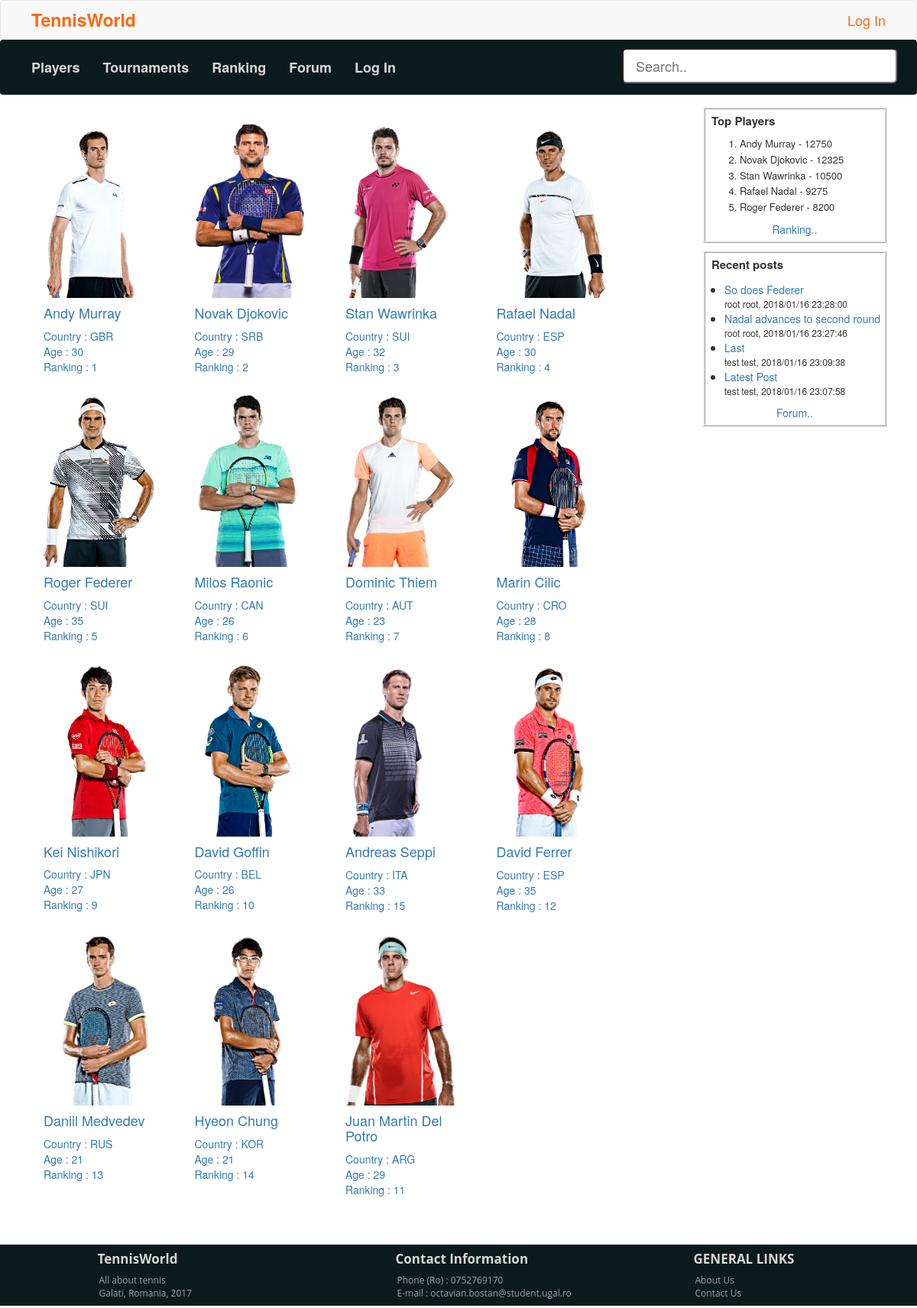
Page /players.php on the committed database.
### tables this page shows
CREATE TABLE `player` (
  `player_id` int(11) NOT NULL AUTO_INCREMENT,
  `first_name` varchar(32) DEFAULT NULL,
  `last_name` varchar(32) DEFAULT NULL,
  `country` varchar(20) NOT NULL,
  `birthplace` varchar(32) DEFAULT NULL,
  `age` varchar(32) DEFAULT NULL,
  `ranking` varchar(33) DEFAULT NULL,
  `weight` varchar(64) DEFAULT NULL,
  `height` varchar(10) DEFAULT NULL,
  `coach` varchar(30) DEFAULT NULL,
  `about` varchar(1000) DEFAULT NULL,
  `img` varchar(1000) NOT NULL,
  PRIMARY KEY (`player_id`)
);

CREATE TABLE `RANKING` (
  `rank_id` int(11) NOT NULL AUTO_INCREMENT,
  `player_id` int(11) NOT NULL,
  `points` int(11) NOT NULL,
  PRIMARY KEY (`rank_id`)
);

CREATE TABLE `post` (
  `post_id` int(11) NOT NULL AUTO_INCREMENT,
  `post_description` varchar(100) DEFAULT NULL,
  `post_date` varchar(32) DEFAULT NULL,
  `user_id` int(11) DEFAULT NULL,
  `topic_id` int(11) DEFAULT NULL,
  PRIMARY KEY (`post_id`),
  KEY `user_id` (`user_id`),
  KEY `topic_id` (`topic_id`)
);

CREATE TABLE `users` (
  `user_id` int(11) NOT NULL AUTO_INCREMENT,
  `firstName` varchar(32) DEFAULT NULL,
  `lastName` varchar(32) DEFAULT NULL,
  `email` varchar(32) DEFAULT NULL,
  `pass` varchar(64) DEFAULT NULL,
  `role` varchar(10) DEFAULT NULL,
  PRIMARY KEY (`user_id`)
);

### admin/controller.php (called while the page is built, shortened)
<?php
include("includes/models/player.php");
include("includes/models/post.php");
include("includes/models/user.php");
include("includes/models/rank.php");
class Controller {
	public static function getUserForId($id){
		$con = mysqli_connect("localhost","root","root");
		$db_select = mysqli_select_db($con, "twdm");
		$sql = "SELECT * FROM users where user_id = ".$id;
		$user = new User(0,'', '', '' , '' , '');
		$result = mysqli_query($con, $sql);
		while($row = mysqli_fetch_array($result)) {
			$user = new User($row['user_id'],
					 $row['firstName'],
					 $row['lastName'],
					 $row['email'],
					 $row['pass'],
					 $row['role']);
		}
		return $user;
	}
	public static function getLoggedUser(){
		if (!isset($_SESSION['auth']) || $_SESSION['auth'] != 1) {
		   return 0;
		}
	}
	public static function getRecentPosts() {
		$con = mysqli_connect("localhost","root","root");
		$db_select = mysqli_select_db($con, "twdm");
		$sql = "SELECT * FROM post order by post_date desc LIMIT 4";
		$posts = array();
		$result = mysqli_query($con, $sql);
		while($row = mysqli_fetch_array($result)) {
			$post = new Post($row['post_id'],
					 $row['post_description'],
					 $row['post_date'],
					 $row['user_id'],
					 $row['topic_id']);
			$posts[] = $post;
		}
		return $posts;
	}
	public static function getPlayers() {
		$con = mysqli_connect("localhost","root","root");
		$db_select = mysqli_select_db($con, "twdm");
		$sql = "SELECT * FROM player";
		$players = array();
		$result = mysqli_query($con, $sql);
		while($row = mysqli_fetch_array($result)) {
			$player = new Player($row['player_id'],
					$row['first_name'],
					$row['last_name'],
					$row['country'],
					$row['birthplace'],
					$row['age'],
					$row['ranking'],
					$row['weight'],
					$row['height'],
					$row['coach'],
					$row['about'],
					$row['img']);
			$players[] = $player;
		}
		return $players;
	}
	public static function getPlayerById($player_id) {
		$con = mysqli_connect("localhost","root","root");
		$db_select = mysqli_select_db($con, "twdm");
		$sql = "SELECT * FROM player  where player_id = ".$player_id;
		$result = mysqli_query($con, $sql);
		while($row = mysqli_fetch_array($result)) {
		  	$player = new Player($row['player_id'],
					$row['first_name'],
					$row['last_name'],
					$row['country'],
					$row['birthplace'],
					$row['age'],
					$row['ranking'],
					$row['weight'],
					$row['height'],
					$row['coach'],
					$row['about'],
					$row['img']);
		}
		return $player;
	}
	public static function getRanking() {
		$con = mysqli_connect("localhost","root","root");
		$db_select = mysqli_select_db($con, "twdm");
		$sql = "SELECT * FROM RANKING";
		$ranks = array();
		$result = mysqli_query($con, $sql);
		while($row = mysqli_fetch_array($result)) {
			$rank = new Rank($row['rank_id'],
					 $row['player_id'],
					 $row['points']);
			$ranks[] = $rank;
		}
		return $ranks;
	}
}
?>

### includes/models/player.php (called while the page is built, shortened)
<?php
class Player {
	private $id;
	private $firstName;
	private $lastName;
	private $country;
	private $age;
	private $ranking;
	private $img;
		public function __construct($id, $firstName, $lastName, $country,$birthplace, $age, $ranking, $weight
,$height, $coach, $about, $img) {
		$this->id = $id;
		$this->firstName = $firstName;
		$this->lastName = $lastName;
		$this->country = $country;
		$this->age = $age;
		$this->ranking = $ranking;
		$this->img = $img;
	}
	public function getId() {
  		return $this->id;
	}
	public function getFirstName() {
  		return $this->firstName;
	}
	public function getLastName() {
  		return $this->lastName;
	}
	public function getCountry() {
  		return $this->country;
	}
	public function getAge() {
  		return $this->age;
	}
	public function getRanking() {
  		return $this->ranking;
	}
	public function getImage() {
  		return $this->img;
	}
}
?>

### includes/models/rank.php (called while the page is built, shortened)
<?php
class Rank {
	private $points;
	public function __construct($rankId, $playerId, $points)  {
		$this->points = $points;
	}
	public function getPoints() {
  		return $this->points;
	}
}
?>

### includes/models/post.php (called while the page is built, shortened)
<?php
class Post {
	private $description;
	private $date;
	private $topicId;
	public function __construct($id, $description, $date, $userId, $topicId)  {
		$this->description = $description;
		$this->date = $date;
		$this->topicId = $topicId;
	}
	public function getDescription() {
  		return $this->description;
	}
	public function getDate() {
  		return $this->date;
	}
	public function getTopicId() {
  		return $this->topicId;
	}
}
?>

### includes/models/user.php (called while the page is built, shortened)
<?php
class User {
	private $firstName;
	private $lastName;
	public function __construct($id, $firstName, $lastName, $email, $pass, $role)  {
		$this->firstName = $firstName;
		$this->lastName = $lastName;
	}
	public function getFirstName() {
  		return $this->firstName;
	}
	public function getLastName() {
  		return $this->lastName;
	}
}
?>

### players.php (the view, shortened to what this page needs)
<!DOCTYPE html PUBLIC "-//W3C//DTD XHTML 1.0 Transitional//EN"
"http://www.w3.org/TR/xhtml1/DTD/xhtml1-transitional.dtd">
<?php
include("admin/controller.php");
?>
<html xmlns="http://www.w3.org/1999/xhtml">
 <head>
		<link href="css/bootstrap.min.css" rel="stylesheet"/>
		<link rel="stylesheet" type="text/css" href="css/style.css"/>
 </head>
 <body>
	<?php include("includes/header.php"); ?>
	<div class="container">
		<div class="col-md-9">
			<div class="row  playersGrid" id= "players_row">
				<?php
				foreach(Controller::getPlayers() as $player) {
				?>
				<a href="details.php?id=<?php echo $player->getId()?>">
					<div class="col-md-3">
  						<div class="gridItem">
    						  <img alt="Player" src="<?php echo $player->getImage()?>" class="img-responsive"/>
    							<div class="playerGridInfo">
                        <h4><?php echo $player->getFirstName(). " " . $player->getLastName(); ?></h4>
                        <p>Country : <?php echo $player->getCountry() ?></p>
                        <p>Age : <?php echo $player->getAge() ?></p>
                        <p>Ranking : <?php echo $player->getRanking() ?></p>
    							</div>
  						</div>
					</div>
				</a>
				<?php } ?>
			 </div>
		</div>
		<div class="col-md-3">
	       <?php include("includes/sidePanel.php"); ?>
		</div>
	</div>
	<?php include("includes/footer.php"); ?>
 </body>
</html>

### includes/header.php
<?php $current_user  = Controller::getLoggedUser();
$usr = Controller::getUserForId($current_user);
 ?>
<header>
    <nav class="navbar navbar-default header">
    		<div class="container-fluid ">
    			<div class="navbar-header">
    				<a id="headerLogo" class="navbar-brand" href="players.php">TennisWorld</a>
    			</div>
    			<ul class="nav navbar-nav pull-right">
    				<?php if($current_user == 0) {?>
    					<li><a id="headerLogin"  href="login.php">Log In</a></li>
    				<?php } else {?>
    					<li><a href="account.php">Logged in as <?php echo $usr->getFirstName().' '.$usr->getLastName()?></a></li>
    					<li><a id="headerLogout" href="login.php">Log Out</a></li>
    				<?php }?>
    			</ul>
    		</div>
    </nav>
    <?php include("includes/menu.php"); ?>
</header>

### includes/menu.php
<nav class="navbar menuBar">
		<div class="container-fluid">
			<ul class="nav navbar-nav menuBarList">
				<li><a href="players.php">Players</a></li>
				<li><a href="tournaments.php">Tournaments</a></li>
				<li><a href="ranking.php">Ranking</a></li>
				<li><a href="forum.php">Forum</a></li>
				<?php if($current_user == 0) {?>
					<li><a href="login.php">Log In</a></li>
				<?php } else {?>
					<li><a href="account.php">My Account</a></li>
				<?php }?>
			</ul>
			<input type="text" id="search" class=" input-lg pull-right" placeholder="Search.." size = "30" onkeyup="getPlayers(this.value)">
		</div>
</nav>

### includes/sidePanel.php
<div class="sidePanel">
    <div class="rankingPanel">
    		<p class="panelHeader">Top Players</p>
    		<ol class="rankList">
    			<?php
    			  $max = 5;
    				$i=0;
    				foreach(Controller::getRanking() as $rank) {
    					if($i==$max) {
    						break;
    					}
    					$player = Controller::getPlayerById($rank->getPlayerId());
    			?>
    			<li><?php echo $player->getFirstName()." ".$player->getLastName()." - ".$rank->getPoints()?></li>
    			<?php
    			  	$i++;
    				}
    			?>
    		</ol>
    		<center><a class="panelLink" href="ranking.php">Ranking.. </a></center>
    </div>
    <div class="recentPostsPanel">
    	<div >
    			<p class="panelHeader">Recent posts</p>
    			<ul class="recentPostList">
    					<?php
    						foreach(Controller::getRecentPosts() as $post) {
    						$post_user = Controller::getUserForId($post->getUserId());
    						$link = "forum.php?id=".$post->getTopicId();
    					?>
    					<li>
    							<a href="<?php echo $link ?>"><div class="recentPostDesc"><?php echo $post->getDescription()?> </div></a>
    							<div class="recentPostDate"> <?php echo $post_user->getFirstName().' '.$post_user->getLastName().", ".$post->getDate()?></div>
    					</li>
    					<?php
    						}
    					?>
    			</ul>
    			<center><a class="panelLink" href="forum.php">Forum.. </a></center>
    	</div>
    </div>
</div>

### includes/footer.php
<footer>
  <div class="container">
    <div class="row">
	  <div class="col-md-4 col-md-offset-1">
        <h6 class="heading">TennisWorld</h6>
        <ul class="footer-ul">
          <li>All about tennis</li>
          <li>Galati, Romania, 2017</li>
        </ul>
      </div>
	 <div class="col-md-4">
        <h6 class="heading">Contact Information</h6>
        <ul class="footer-ul">
		  <li>Phone (Ro) : 0752769170</li>
          <li> E-mail : octavian.bostan@student.ugal.ro</li>
        </ul>
     </div>
      <div class="col-md-3">
        <h6 class="heading">GENERAL LINKS</h6>
        <ul class="footer-ul">
          <li><a href="#"> About Us</a></li>
          <li><a href="contact.php"> Contact Us</a></li>
        </ul>
      </div>
    </div>
  </div>
</footer>

### css/style.css (style rules this page uses)
body { padding-top:150px; }
header { position:fixed; width:100%; top:0; z-index: 500; }
.header { margin:0px; padding:0px; }
#headerLogo { font-size: 23px; margin-left:10px; font-weight: bold; color:#ff670f; }
#headerLogin { font-size: 18px; margin-right:10px; color:#ff670f; }
.menuBar { background-color:#0c1a1e; padding :10px; }
.menuBar li a { color:#a0a3a4; background-color:#0c1a1e; }
.menuBar li a { font-size: 18px; font-weight:700; color:#d9d6d6; }
footer { background-color:#0c1a1e; min-height:80px; max-height:80px; font-family:'Open Sans', sans-serif; bottom:0px;width:100%; margin-top: 50px; }
.footer-ul { list-style-type:none; padding-left:0px; margin-left:2px; }
.footer-ul li { color:#a0a3a4; font-size:12px; }
.footer-ul li a { color:#a0a3a4; font-size:12px; }
.heading { font-size:17px; font-weight:700; color:#d9d6d6; margin-bottom:10px; }
.playersGrid { margin-right: 50px; }
.playerGridInfo p { padding:0px; margin:0px; }
.gridItem { padding:12px; }
.sidePanel { position: fixed; top:140px; padding:0px; right:40px; }
.panelLink { font-size:14px; }
.rankingPanel { font-size:13px; padding:5px; border-style: ridge; margin-bottom: 10px; }
.rankList li { margin-top:2px; margin-right:5px; }
.recentPostsPanel { padding:5px; border-style: ridge; }
.recentPostList { margin-left:-20px; }
.recentPostList li { font-size:15px; }
.recentPostDesc { font-size: 14px; overflow:hidden; }
.recentPostDate { font-size: 12px; }
.panelHeader { font-size: 15px; font-weight: bold; margin-left: 3px; }

### rows in the picture
player: img (picture), first_name "Andy", last_name "Murray", country "GBR", age "30", ranking "1"
player: img (picture), first_name "Novak", last_name "Djokovic", country "SRB", age "29", ranking "2"
player: img (picture), first_name "Stan", last_name "Wawrinka", country "SUI", age "32", ranking "3"
player: img (picture), first_name "Rafael", last_name "Nadal", country "ESP", age "30", ranking "4"
player: img (picture), first_name "Roger", last_name "Federer", country "SUI", age "35", ranking "5"
player: img (picture), first_name "Milos", last_name "Raonic", country "CAN", age "26", ranking "6"
player: img (picture), first_name "Dominic", last_name "Thiem", country "AUT", age "23", ranking "7"
player: img (picture), first_name "Marin", last_name "Cilic", country "CRO", age "28", ranking "8"
player: img (picture), first_name "Kei", last_name "Nishikori", country "JPN", age "27", ranking "9"
player: img (picture), first_name "David", last_name "Goffin", country "BEL", age "26", ranking "10"
player: img (picture), first_name "Andreas", last_name "Seppi", country "ITA", age "33", ranking "15"
player: img (picture), first_name "David", last_name "Ferrer", country "ESP", age "35", ranking "12"
player: img (picture), first_name "Daniil", last_name "Medvedev", country "RUS", age "21", ranking "13"
player: img (picture), first_name "Hyeon", last_name "Chung", country "KOR", age "21", ranking "14"
player: img (picture), first_name "Juan Martin", last_name "Del Potro", country "ARG", age "29", ranking "11"
ranking: player.first_name "Andy", player.last_name "Murray", points "12750"
ranking: player.first_name "Novak", player.last_name "Djokovic", points "12325"
ranking: player.first_name "Stan", player.last_name "Wawrinka", points "10500"
ranking: player.first_name "Rafael", player.last_name "Nadal", points "9275"
ranking: player.first_name "Roger", player.last_name "Federer", points "8200"
post: post_description "So does Federer", user.firstName "root", user.lastName "root", post_date "2018/01/16 23:28:00"
post: post_description "Nadal advances to second round", user.firstName "root", user.lastName "root", post_date "2018/01/16 23:27:46"
post: post_description "Last", user.firstName "test", user.lastName "test", post_date "2018/01/16 23:09:38"
post: post_description "Latest Post", user.firstName "test", user.lastName "test", post_date "2018/01/16 23:07:58"
